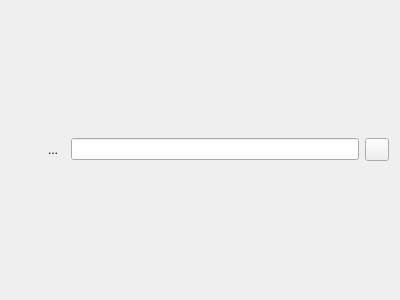
<?xml version="1.0" encoding="UTF-8"?>
<ui version="4.0">
 <class>CommentaryForm</class>
 <widget class="QWidget" name="CommentaryForm">
  <property name="geometry">
   <rect>
    <x>0</x>
    <y>0</y>
    <width>400</width>
    <height>300</height>
   </rect>
  </property>
  <property name="windowTitle">
   <string>Form</string>
  </property>
  <layout class="QVBoxLayout" name="verticalLayout_2">
   <item>
    <layout class="QVBoxLayout" name="verticalLayout">
     <item>
      <layout class="QHBoxLayout" name="horizontalLayout">
       <item>
        <widget class="QToolButton" name="toolButton_backward">
         <property name="text">
          <string/>
         </property>
         <property name="icon">
          <iconset resource="../../../../icons.qrc">
           <normaloff>:/icons/16x16/go-previous.png</normaloff>:/icons/16x16/go-previous.png</iconset>
         </property>
         <property name="autoRaise">
          <bool>true</bool>
         </property>
        </widget>
       </item>
       <item>
        <widget class="QToolButton" name="toolButton_forward">
         <property name="text">
          <string>...</string>
         </property>
         <property name="icon">
          <iconset resource="../../../../icons.qrc">
           <normaloff>:/icons/16x16/go-next.png</normaloff>:/icons/16x16/go-next.png</iconset>
         </property>
         <property name="autoRaise">
          <bool>true</bool>
         </property>
        </widget>
       </item>
       <item>
        <widget class="QLineEdit" name="lineEdit"/>
       </item>
       <item>
        <widget class="QToolButton" name="toolButton_openInBrowser">
         <property name="text">
          <string/>
         </property>
         <property name="icon">
          <iconset resource="../../../../icons.qrc">
           <normaloff>:/icons/16x16/internet-web-browser.png</normaloff>:/icons/16x16/internet-web-browser.png</iconset>
         </property>
        </widget>
       </item>
      </layout>
     </item>
    </layout>
   </item>
  </layout>
 </widget>
 <resources>
  <include location="../../../../icons.qrc"/>
 </resources>
 <connections/>
</ui>
